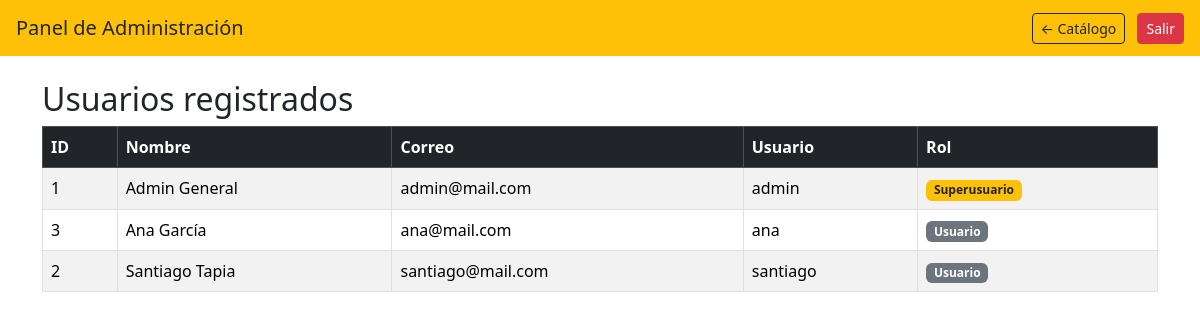
The app's page /src/admin/usuarios.php (signed in) with its own data.
### tables this page shows
CREATE TABLE usuarios (
    id_usuario  INT          NOT NULL AUTO_INCREMENT PRIMARY KEY,
    nombre      VARCHAR(100) NOT NULL,
    email       VARCHAR(100) NOT NULL UNIQUE,
    usuario     VARCHAR(50)  NOT NULL UNIQUE,
    password    VARCHAR(255) NOT NULL,
    rol         ENUM('usuario','superusuario') NOT NULL DEFAULT 'usuario',
    suscripcion BOOLEAN NOT NULL DEFAULT FALSE
);

### src/models/Usuario.php (called while the page is built, shortened)
<?php
class Usuario {
    public static function getAll($cnx) {
        $stmt = $cnx->query("SELECT id_usuario, nombre, email, usuario, rol
                             FROM usuarios
                             ORDER BY nombre");
        return $stmt->fetchAll(PDO::FETCH_ASSOC);
    }
}

### src/admin/usuarios.php (the view, shortened to what this page needs)
<?php
require_once "../models/Usuario.php";
include_once "../db_cnx.php";
$usuarios = Usuario::getAll($cnx);
?>
<!doctype html>
<html lang="es">
<head>
    <link href="https://cdn.jsdelivr.net/npm/bootstrap@5.3.8/dist/css/bootstrap.min.css" rel="stylesheet"
>
</head>
<body>
<nav class="navbar navbar-dark bg-warning px-3">
    <span class="navbar-brand text-dark">Panel de Administración</span>
    <div>
        <a class="btn btn-outline-dark btn-sm me-2" href="../catalogo.php">← Catálogo</a>
        <a class="btn btn-danger btn-sm" href="../logout.php">Salir</a>
    </div>
</nav>
<main class="container mt-4">
    <h2>Usuarios registrados</h2>
    <table class="table table-striped table-bordered">
        <thead class="table-dark">
            <tr>
                <th>ID</th>
                <th>Nombre</th>
                <th>Correo</th>
                <th>Usuario</th>
                <th>Rol</th>
            </tr>
        </thead>
        <tbody>
            <?php foreach ($usuarios as $u): ?>
                <tr>
                    <td><?= htmlspecialchars($u['id_usuario']) ?></td>
                    <td><?= htmlspecialchars($u['nombre'])     ?></td>
                    <td><?= htmlspecialchars($u['email'])      ?></td>
                    <td><?= htmlspecialchars($u['usuario'])    ?></td>
                    <td>
                        <?php if ($u['rol'] === 'superusuario'): ?>
                            <span class="badge bg-warning text-dark">Superusuario</span>
                        <?php else: ?>
                            <span class="badge bg-secondary">Usuario</span>
                        <?php endif; ?>
                    </td>
                </tr>
            <?php endforeach; ?>
        </tbody>
    </table>
</main>
</body>
</html>

### records on screen
usuarios: id_usuario "1", nombre "Admin General", email "admin@mail.com", usuario "admin", rol "Superusuario"
usuarios: id_usuario "3", nombre "Ana García", email "ana@mail.com", usuario "ana", rol "Usuario"
usuarios: id_usuario "2", nombre "Santiago Tapia", email "santiago@mail.com", usuario "santiago", rol "Usuario"
